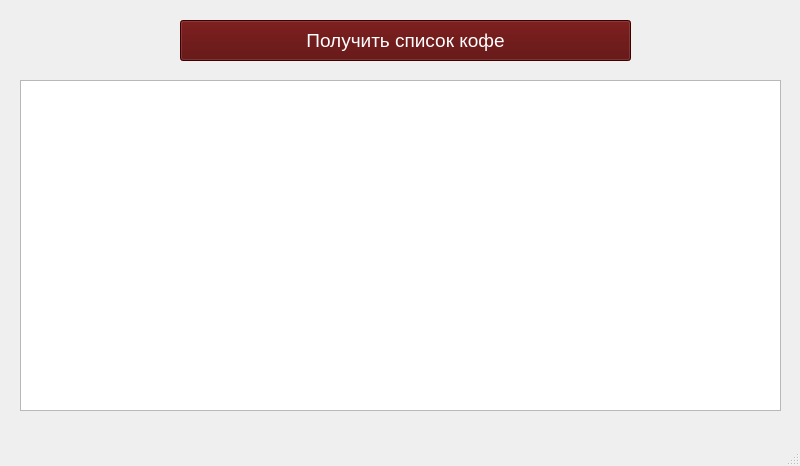
<?xml version="1.0" encoding="UTF-8"?>
<ui version="4.0">
 <class>MainWindow</class>
 <widget class="QMainWindow" name="MainWindow">
  <property name="geometry">
   <rect>
    <x>0</x>
    <y>0</y>
    <width>800</width>
    <height>466</height>
   </rect>
  </property>
  <property name="windowTitle">
   <string>MainWindow</string>
  </property>
  <widget class="QWidget" name="centralwidget">
   <widget class="QPushButton" name="pushButton">
    <property name="geometry">
     <rect>
      <x>180</x>
      <y>20</y>
      <width>451</width>
      <height>41</height>
     </rect>
    </property>
    <property name="font">
     <font>
      <pointsize>14</pointsize>
     </font>
    </property>
    <property name="styleSheet">
     <string notr="true">background-color: rgb(85, 0, 0);
color: rgb(255, 255, 255);</string>
    </property>
    <property name="text">
     <string>Получить список кофе</string>
    </property>
   </widget>
   <widget class="QTableWidget" name="tableWidget">
    <property name="geometry">
     <rect>
      <x>20</x>
      <y>80</y>
      <width>761</width>
      <height>331</height>
     </rect>
    </property>
    <property name="styleSheet">
     <string notr="true">color: rgb(85, 0, 0);</string>
    </property>
   </widget>
  </widget>
  <widget class="QMenuBar" name="menubar">
   <property name="geometry">
    <rect>
     <x>0</x>
     <y>0</y>
     <width>800</width>
     <height>21</height>
    </rect>
   </property>
  </widget>
  <widget class="QStatusBar" name="statusbar"/>
 </widget>
 <resources/>
 <connections/>
</ui>
